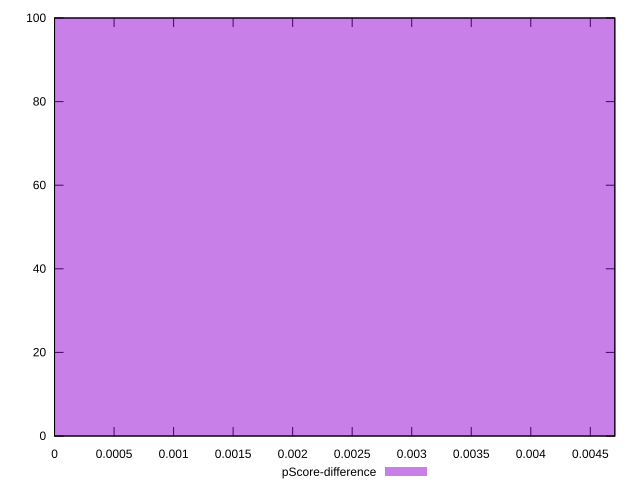

Reproduce this figure in gnuplot.
reset

$pScoreDifference <<EOF
0 100
EOF

set key outside below
set boxwidth 0.1
set xrange [0:0.004705882352941185]
set yrange [0:100]
set trange [0:100]
set style fill transparent solid 0.5 noborder
set terminal svg size 640, 490 enhanced background rgb 'white'
set output "reprap/uses-http2/samples/pages+cached+noexternal+nomedia/pScore-difference/histogram.svg"

plot $pScoreDifference title "pScore-difference" with boxes

reset
